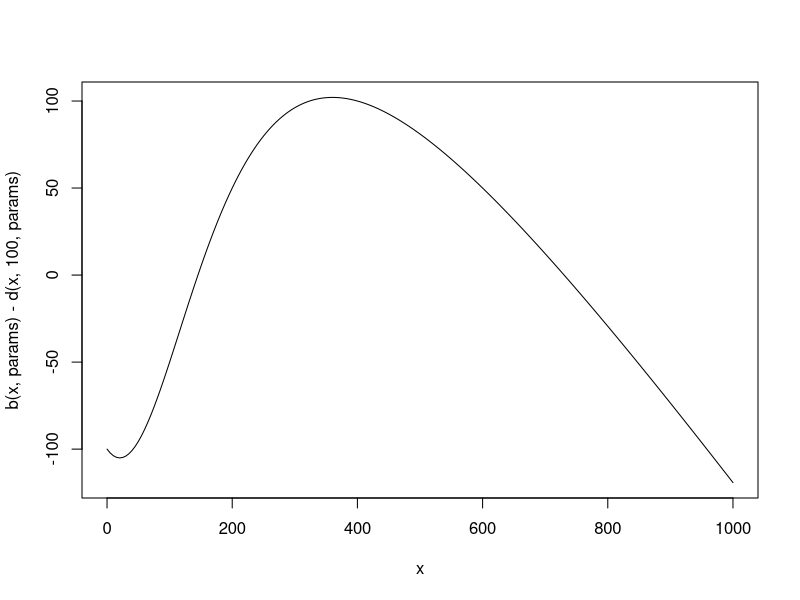
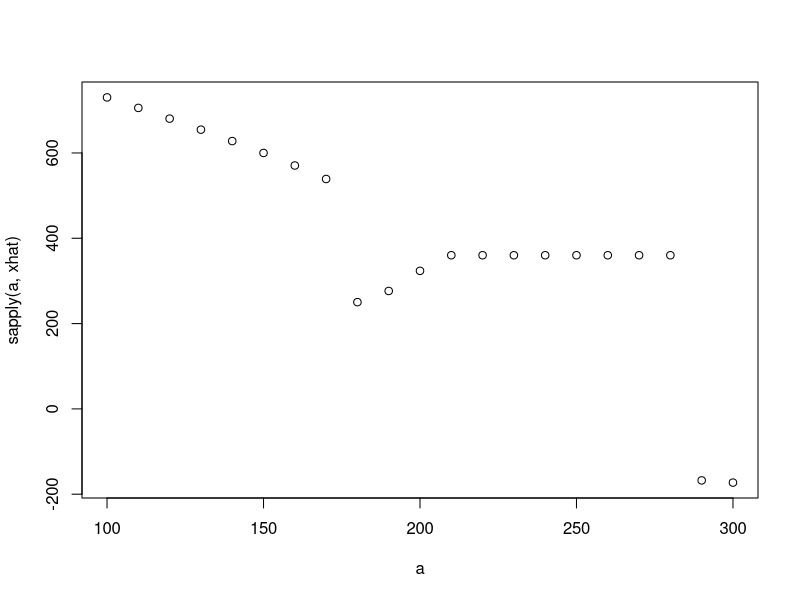

Source code (R) for these figures, in order: (Note: this script raises an error after producing the figures.)
# saddle_analytics.R
params <- c(K=1000, e=.5, h=200)

b <- function(x, params){ params["e"]*params["K"]*x^2/(x^2+params["h"]^2) }
d <- function(x, a, params){ params["e"]*x+a}

lambda <- function(x, a, params){ 2*params["e"]*params["K"]*x/(x^2+h^2) - 2*params["e"]*params["K"]*x^3/(x^2+h^2)^2-e }


x <- seq(0, 1000, by=5)
plot(x, b(x,params)-d(x,100, params), type="l")

a <- seq(100, 300, by=10)

xhat <- function(a){
	F <- function(x, a, params){abs(b(x, params) - d(x, a, params)) } 
	nlm(F, 1000, a, params)$estimate
}

plot(a, sapply(a, xhat))



f <- function(x){ b(x, params) - d(x, a, params) }
fdash <- function(x){ lambda(x, 100, params) }

require(elliptic)
newton.rapheson(1000, f, dash)

xhat <- function(a){ 
	f <- function(x){ b(x, params) - d(x, a, params) }
	uniroot(f, c(200, 1000))$root
}

plot(a, xhat(a))
